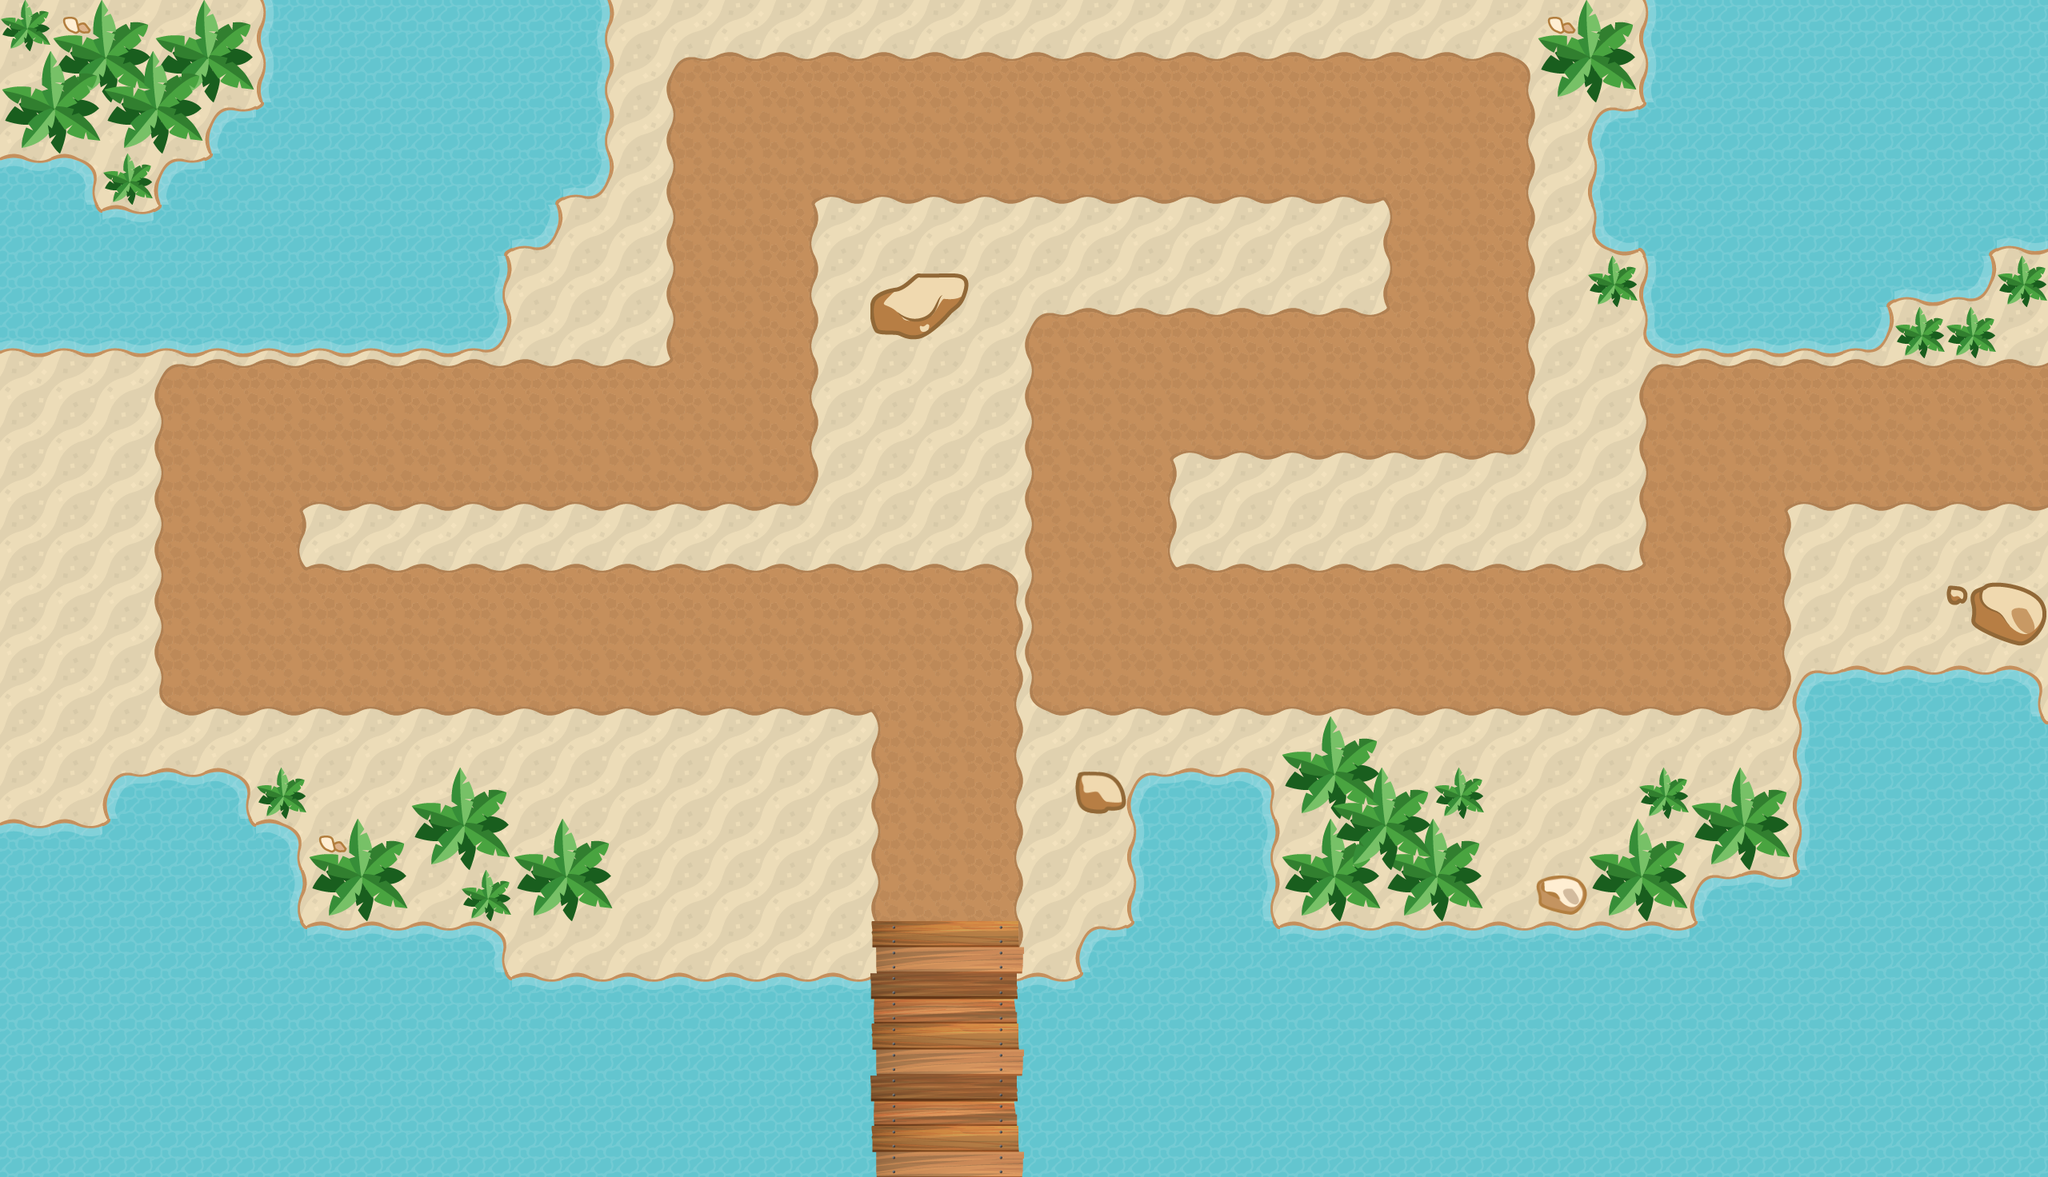

This game map was drawn from its Tiled (.tmx) file and the tilesets committed beside it. A one-line description and the trimmed map source follow:
An orthogonal 40x23 tile map with 64x64 px tiles, 3 tile layers (Tile Layer 1, Tile Layer 2, Tile Layer 3), 4 tilesets and 48 objects (PathLine).

<map version="1.0" tiledversion="1.0.2" orientation="orthogonal" renderorder="right-down" width="40" height="23" tilewidth="64" tileheight="64" nextobjectid="74">
 <tileset firstgid="1" name="tiles" tilewidth="64" tileheight="64" spacing="4" margin="2" tilecount="49" columns="7">
  <image source="../tiles/tiles.png" width="512" height="512" />
  <terraintypes>
   <terrain name="Water" tile="33" />
   <terrain name="path" tile="18" />
  </terraintypes>
  <tile id="14" terrain=",,,1" />
  <tile id="15" terrain=",,1,1" />
  <tile id="16" terrain=",,1," />
  <tile id="17" terrain=",1,,1" />
  <tile id="18" terrain="1,1,1,1" />
  <tile id="19" terrain="1,,1," />
  <tile id="20" terrain=",1,," />
  <tile id="21" terrain="1,1,," />
  <tile id="22" terrain="1,,," />
  <tile id="23" terrain="1,,1,1" />
  <tile id="24" terrain=",1,1,1" />
  <tile id="25" terrain="1,1,,1" />
  <tile id="26" terrain="1,1,1," />
  <tile id="29" terrain=",,,0" />
  <tile id="30" terrain=",,0,0" />
  <tile id="31" terrain=",,0," />
  <tile id="32" terrain=",0,,0" />
  <tile id="33" terrain="0,0,0,0" />
  <tile id="34" terrain="0,,0," />
  <tile id="35" terrain=",0,," />
  <tile id="36" terrain="0,0,," />
  <tile id="37" terrain="0,,," />
  <tile id="38" terrain="0,0,0," />
  <tile id="39" terrain="0,0,,0" />
  <tile id="40" terrain="0,,0,0" />
  <tile id="41" terrain=",0,0,0" />
 </tileset>
 <tileset firstgid="50" name="tiles2" tilewidth="64" tileheight="64" spacing="4" margin="2" tilecount="21" columns="7">
  <image source="../tiles/tiles2.png" width="512" height="256" />
 </tileset>
 <tileset firstgid="71" name="tiles3" tilewidth="64" tileheight="64" spacing="4" margin="2" tilecount="49" columns="7">
  <image source="../tiles/tiles3.png" width="512" height="512" />
 </tileset>
 <tileset firstgid="120" name="tiles4" tilewidth="64" tileheight="64" spacing="4" margin="2" tilecount="105" columns="7">
  <image source="../tiles/tiles4.png" width="512" height="1024" />
 </tileset>
 <layer name="Tile Layer 1" width="40" height="23">
  <data>[920 cells, 919 non-empty, 1 distinct tile ids]</data>
 </layer>
 <layer name="Tile Layer 2" width="40" height="23">
  <data>[920 cells, 673 non-empty, 37 distinct tile ids]</data>
 </layer>
 <layer name="Tile Layer 3" width="40" height="23">
  <data>[920 cells, 62 non-empty, 16 distinct tile ids]</data>
 </layer>
 <objectgroup name="Boundary">
  <object id="8" x="1101.55" y="731.216" width="167" height="740.208" />
  <object id="11" x="218.5" y="716.989" width="1036.5" height="167.011" />
  <object id="19" x="1293.67" y="414.667" width="166" height="454.667" />
  <object id="26" x="205.5" y="473.896" width="167" height="396.632" />
  <object id="27" x="219.75" y="460.828" width="780.75" height="167.011" />
  <object id="28" x="845.5" y="90.896" width="167" height="522.208" />
  <object id="29" x="859.75" y="77.4945" width="1036.5" height="167.011" />
  <object id="30" x="1741.5" y="90.684" width="167" height="459.299" />
  <object id="31" x="1306.56" y="397.313" width="588.75" height="167.011" />
  <object id="32" x="1306.42" y="717.04" width="910.045" height="167.011" />
  <object id="33" x="2062.41" y="472.502" width="167" height="396.632" />
  <object id="34" x="2074.05" y="461.101" width="482.78" height="167.011" />
  <object id="36" x="0" y="269.5" width="618.186" height="166" />
  <object id="38" x="0" y="205.293" width="103.667" height="63.8333" />
  <object id="39" x="204.333" y="220.623" width="30.3333" height="52.583" />
  <object id="40" x="84.8333" y="216.709" width="30.3333" height="52.583" />
  <object id="41" x="217.166" y="204.583" width="107.667" height="63.8333" />
  <object id="42" x="267" y="157.062" width="30.3333" height="52.583" />
  <object id="43" x="279.833" y="141.022" width="107.667" height="63.8333" />
  <object id="44" x="333.333" y="0.666667" width="294.667" height="424" />
  <object id="45" x="663.833" y="239.625" width="30.3333" height="52.583" />
  <object id="46" x="574.439" y="244.402" width="107.667" height="63.3333" />
  <object id="47" x="629" y="0" width="127.75" height="231" />
  <object id="48" x="626.833" y="180.833" width="117" height="63.3333" />
  <object id="49" x="1997.27" y="152.773" width="67.7273" height="145.364" />
  <object id="50" x="2061.33" y="-1.33333" width="494" height="308.333" />
  <object id="51" x="2008.42" y="140.917" width="60.6667" height="15.3333" />
  <object id="52" x="2011.42" y="294.833" width="60.6667" height="15.3333" />
  <object id="53" x="2061.27" y="305.667" width="412.727" height="65.3333" />
  <object id="54" x="2070.97" y="358.833" width="274.545" height="77" />
  <object id="56" x="2060.83" y="359.375" width="30.3333" height="66.2497" />
  <object id="57" x="2328.47" y="362.951" width="30.3333" height="54.8557" />
  <object id="58" x="2455.83" y="302.322" width="30.3333" height="54.8557" />
  <object id="59" x="0" y="1165.33" width="619.061" height="305.303" />
  <object id="60" x="0" y="1037" width="357" height="143" />
  <object id="61" x="152.166" y="973.083" width="144" height="63.8333" />
  <object id="62" x="277.625" y="984.625" width="30.3333" height="52.583" />
  <object id="63" x="139.379" y="989.709" width="30.3333" height="52.583" />
  <object id="64" x="612" y="1229.33" width="1942" height="242.167" />
  <object id="65" x="1367" y="1165.39" width="1188.52" height="64.6061" />
  <object id="66" x="1355.17" y="1182.04" width="30.3333" height="52.583" />
  <object id="67" x="1421.38" y="986.125" width="167" height="186" />
  <object id="68" x="1432" y="973.25" width="144.5" height="15" />
  <object id="69" x="2135.73" y="1101.36" width="420.273" height="67.1364" />
  <object id="71" x="2124" y="1114.75" width="30.75" height="51.75" />
  <object id="72" x="2253.33" y="859.333" width="293.333" height="246.667" />
  <object id="73" x="2264.5" y="845.5" width="269.125" height="20" />
 </objectgroup>
 <objectgroup name="Path" visible="0">
  <object id="35" name="PathLine" x="1184" y="1503.33">
   <polyline points="0,-32 0,-703.333 -896,-703.333 -896,-959.333 -256,-959.333 -256,-1343.33 640,-1343.33 640,-1023.33 192,-1023.33 192,-703.333 960,-703.333 960,-959.333 1376,-959.333" />
  </object>
 </objectgroup>
</map>
